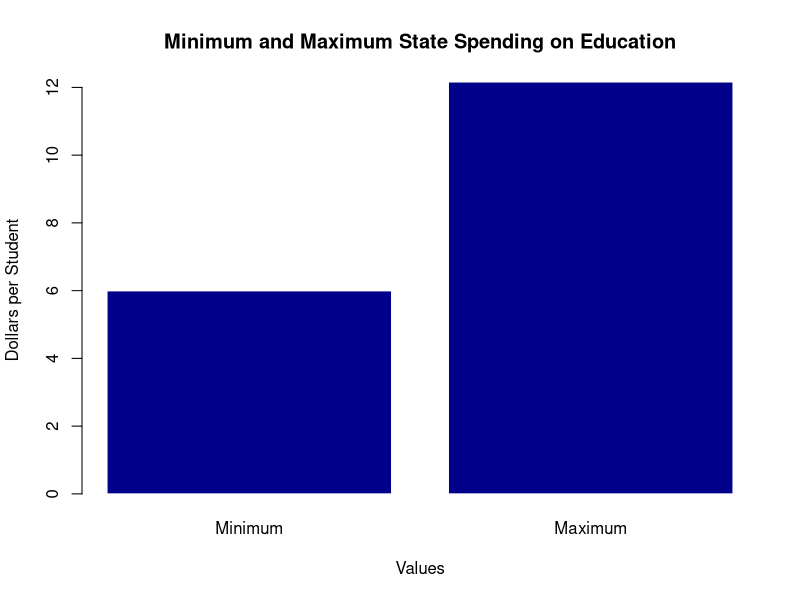
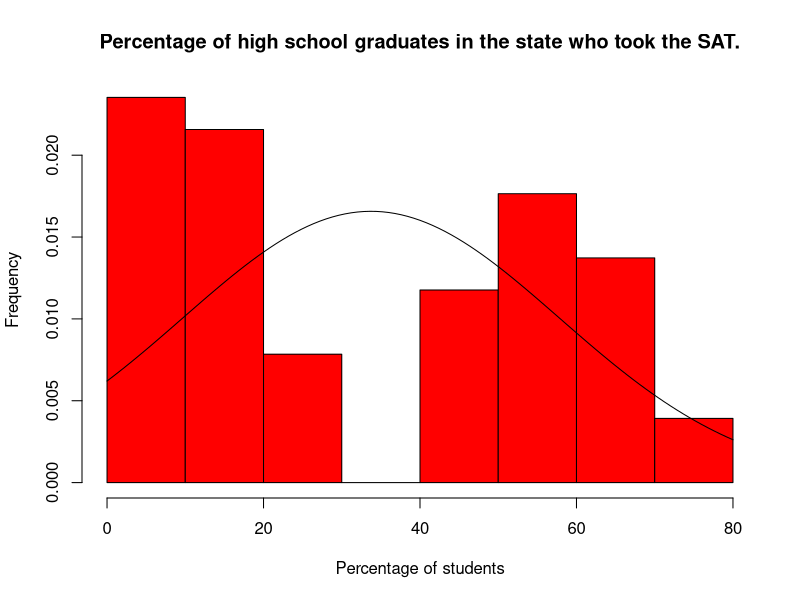
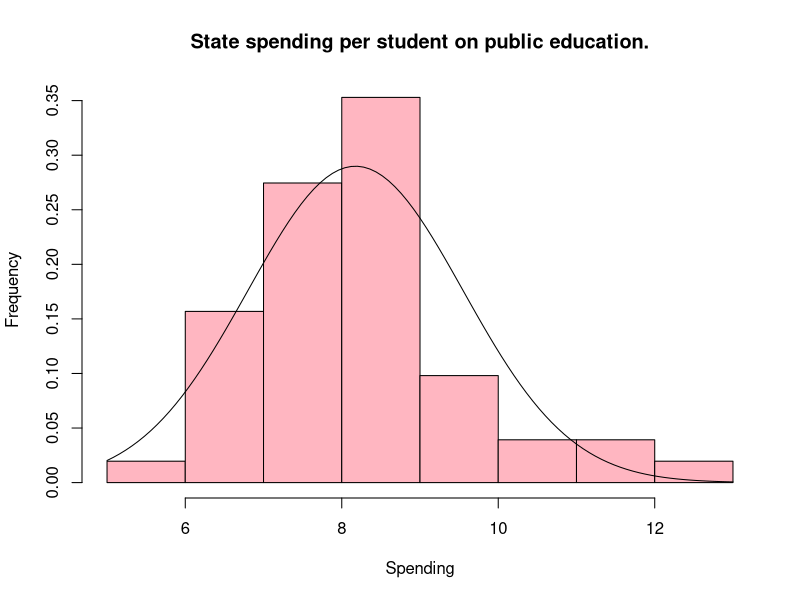
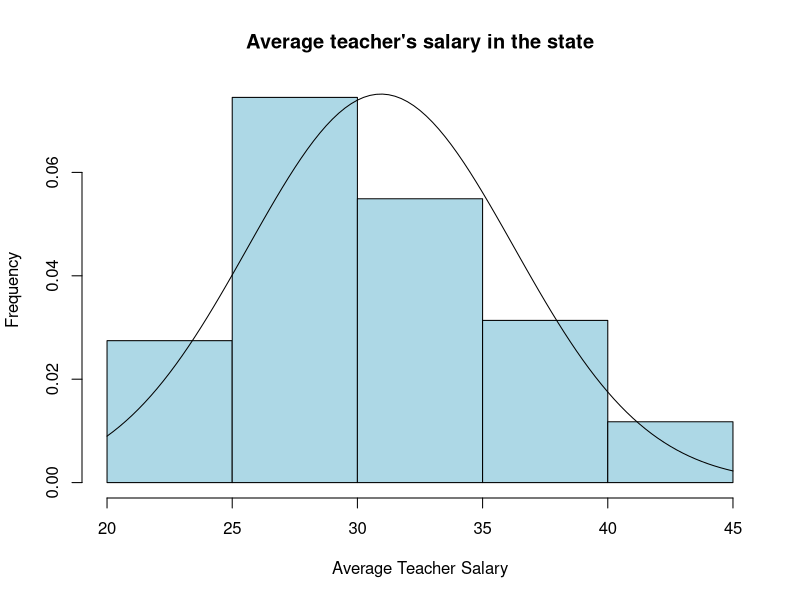
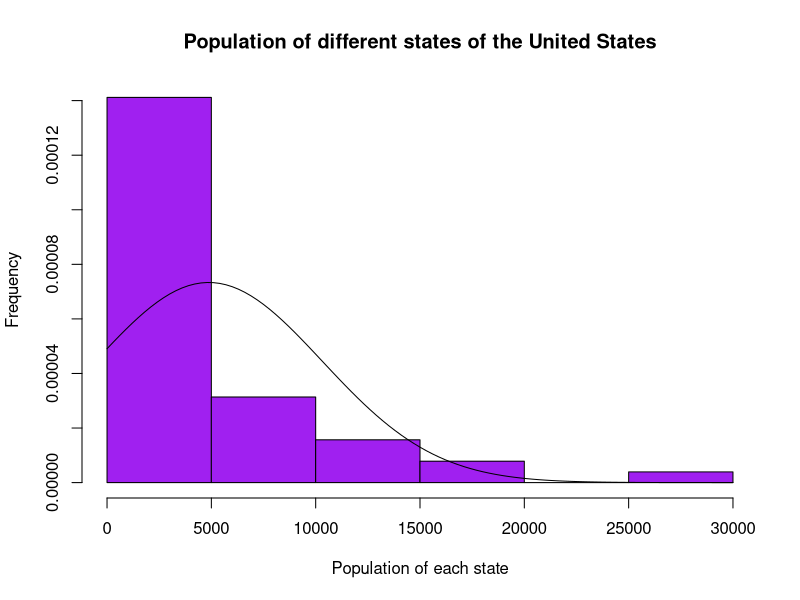
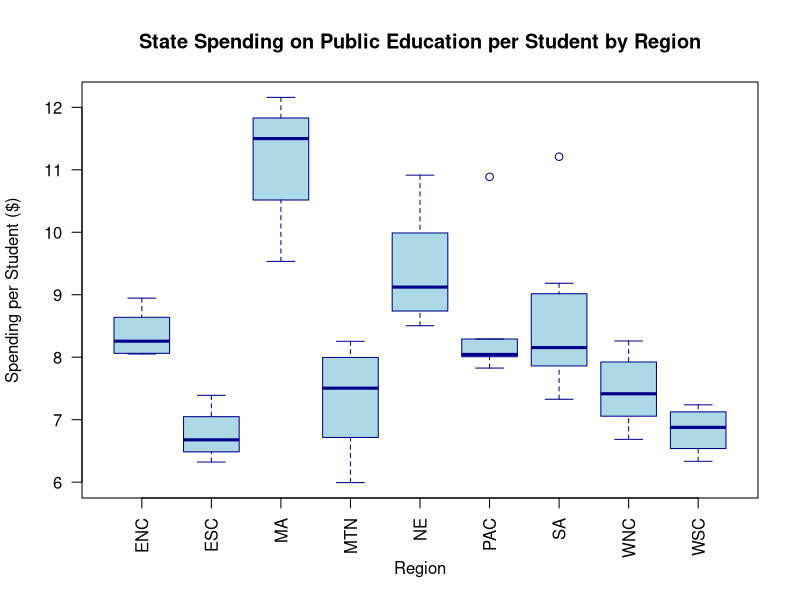
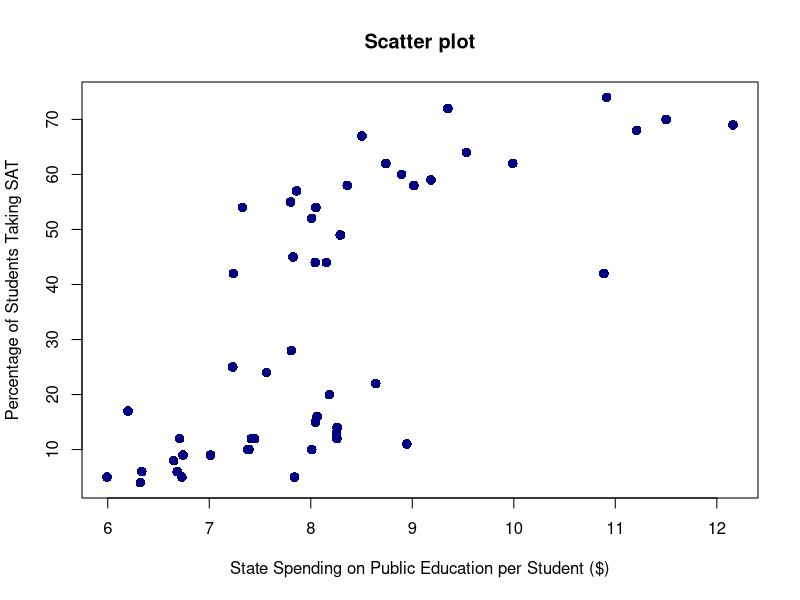

These figures' R source, in order: (Note: this script raises an error after producing the figures.)
setwd("D:/BA R_STUDIO WORK")
getwd()

EduStates_New <-read.csv("EduStates_New.csv")
print(EduStates_New)

#TASK 03

#minimum of state spending on public education per student
min(EduStates_New$dollars)

#maximum of state spending on public education per student
max(EduStates_New$dollars)

#mean value of state spending on public education per student
mean(EduStates_New$dollars)


#median value of state spending on public education per student
median(EduStates_New$dollars)

#the 1st most frequent mode value of state spending on public education per student
mode= function(){
  #calculate mode of dollar column i table EduStates_New
  return(names(sort(-table(EduStates_New$dollars)))[1])
}
mode()

#TASK 04

#summary statistics of state spending on public education per student
summary(EduStates_New$dollars)

# Create a bar plot for minimum and maximum values
min_value <- min(EduStates_New$dollars)
max_value <- max(EduStates_New$dollars)

values <- c(min_value, max_value)
labels <- c("Minimum", "Maximum")

#plot the bar chart
barplot( values, names.arg=labels,
         xlab="Values",
         ylab="Dollars per Student",col='darkblue',
         main="Minimum and Maximum State Spending on Education",border="white")

#TASK 05

#Bell curve for Percentage of graduating high-school students in the state who took the SAT exam
hist(EduStates_New$percent, probability = TRUE, col = "red", 
     xlab = "Percentage of students", ylab = "Frequency", 
     main = "Percentage of high school graduates in the state who took the SAT.")

curve(dnorm(x,mean = mean(EduStates_New$percent),sd = sd(EduStates_New$percent)), add = TRUE)

#standard deviation for Percentage of graduating high-school students in the state who took the SAT exam
sd(EduStates_New$percent)

#H0 : Data set is normally distributed
#H1 : Data set is not normally distributed
#Perform the Shapiro-wilk test for EduStates_New$percent
shapiro.test(EduStates_New$percent)


#Bell curve for state spending on public education per student
hist(EduStates_New$dollars, probability = TRUE, col = "lightpink", 
     xlab = "Spending", ylab = "Frequency", 
     main = "State spending per student on public education.")

curve(dnorm(x,mean = mean(EduStates_New$dollars),sd = sd(EduStates_New$dollars)), add = TRUE)

#standard deviation of state spending on public education per student
sd(EduStates_New$dollars)

#H0 : Data set is normally distributed
#H1 : Data set is not normally distributed
#Perform the Shapiro-wilk test for EduStates_New$dollars
shapiro.test(EduStates_New$dollars)


#Bell curve for average teacher's salary in the state
hist(EduStates_New$pay, probability = TRUE, col = "lightblue", 
     xlab = "Average Teacher Salary", ylab = "Frequency", 
     main = "Average teacher's salary in the state")

curve(dnorm(x,mean = mean(EduStates_New$pay),sd = sd(EduStates_New$pay)), add = TRUE)


#standard deviation of average teacher's salary in the state
sd(EduStates_New$pay)

#H0 : Data set is normally distributed
#H1 : Data set is not normally distributed
#Perform the Shapiro-wilk test for EduStates_New$pay
shapiro.test(EduStates_New$pay)


#Bell curve for population of states
hist(EduStates_New$pop, probability = TRUE, col = "purple", 
     xlab = "Population of each state", ylab = "Frequency", 
     main = "Population of different states of the United States")

curve(dnorm(x,mean = mean(EduStates_New$pop),sd = sd(EduStates_New$pop)), add = TRUE)

#standard deviation of population of states
sd(EduStates_New$pop)

#H0 : Data set is normally distributed
#H1 : Data set is not normally distributed
#Perform the Shapiro-wilk test for EduStates_New$pop
shapiro.test(EduStates_New$pop)

#TASK 06
# Vertical boxplot dor State Spending on Public Education per Student by Region
boxplot(dollars ~ region, data = EduStates_New,
        main = "State Spending on Public Education per Student by Region",
        xlab = "Region",
        ylab = "Spending per Student ($)",
        col = "lightblue",
        border = "darkblue",
        las = 2)

#one-way ANOVA for the task
anova <- aov(dollars ~ region, data = EduStates_New)
summary(anova)

#TASK 07
#correlation of Percentage of graduating high-school students in the state who took the SAT exam and state spending on public education per student
cor.test(EduStates_New$percent,EduStates_New$dollars)

dollars = EduStates_New$dollars
percent = EduStates_New$percent

#the scatter plot for Percentage of graduating high-school students in the state
#who took the SAT exam and state spending on public education per student

plot(dollars, percent,col="navyblue", main="Scatter plot",
     xlab="State Spending on Public Education per Student ($)",
     ylab="Percentage of Students Taking SAT",cex=1.3, pch=16)

#the regression line for the scatter plot
abline(lm( percent~dollars, data = data), col="red")

#TASK 08
#correlation of Percentage of graduating high-school students in the state who 
#took the SAT exam and average teacher's salary in the state
cor.test(EduStates_New$percent,EduStates_New$pay)

percent = EduStates_New$percent
pay = EduStates_New$pay

#the scatter plot for Percentage of graduating high-school students in the state who 
#took the SAT exam and average teacher's salary in the state

plot(pay,percent,col="darkgreen", main="Scatter plot",
     xlab="Average teacher's salary in the state",
     ylab="Percentage of Students Taking SAT",cex=1.3, pch=16)

#the regression line for the scatter plot
abline(lm( percent~pay, data = data), col="red")

#TASK 09
#correlation of Percentage of graduating high-school students in the state who 
#took the SAT exam and population
cor.test(EduStates_New$pop,EduStates_New$percent)

percent = EduStates_New$percent
pop = EduStates_New$pop

#the scatter plot for Percentage of graduating high-school students in the state who 
#took the SAT exam and population

plot(pop,percent,col="purple", main="Scatter plot",
     xlab="Population of states",
     ylab="Percentage of Students Taking SAT",cex=1.3, pch=16)

#the regression line for the scatter plot
abline(lm( percent~pop, data = data), col="red")

#TASK 10
#applying lm() function for percent vs dollars
relation <- lm(dollars~percent)
print(relation)
summary(relation)
#linear regression equation for percent vs dollars
#y = a + bx
#Dependent variable = Coefficients (Intercept, Slope) + Coefficients (Intercept, Slope) x Independent Variable
#Spending per Student=6.80368+0.040652×Percent Taking SAT


#prediction of the values of the dependent variable based on the linear regression model
relation <- lm(dollars ~ percent)
result <- predict(relation)
print(result)


#applying lm() function for pay vs percent
relation <- lm(pay~percent)
print(relation)
summary(relation)
#linear regression equation for pay vs dollars
#y = a + bx
#Dependent variable = Coefficients (Intercept, Slope) + Coefficients (Intercept, Slope) x Independent Variable
#Average Salary=26.008+0.1462×Percent Taking SAT

#prediction of the values of the dependent variable based on the linear regression model
relation <- lm(pay ~ percent)
result <- predict(relation)
print(result)

#applying lm() function for pop vs percent
relation <- lm(pop~percent)
print(relation)
summary(relation)
#linear regression equation for pop vs dollars
#y = a + bx
#Dependent variable = Coefficients (Intercept, Slope) + Coefficients (Intercept, Slope) x Independent Variable
#Population=3275.02+47.46×Percent Taking SAT

#prediction of the values of the dependent variable based on the linear regression model
relation <- lm(pop ~ percent)
result <- predict(relation)
print(result)
